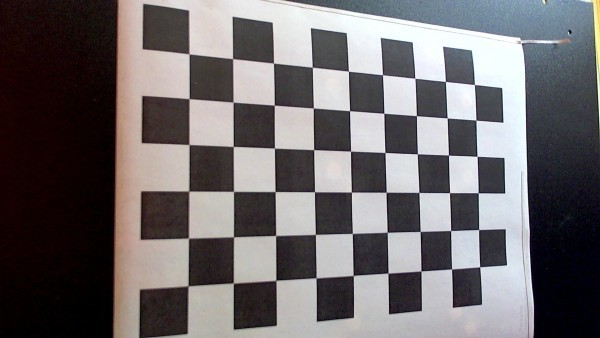
#> input picture test_img.jpg, 600 x 338 px
$ python -i abs_sobel_threshold.py   (imports and definitions only)   (older library calls are emulated)
#> lines starting #> are read from the running program, lines starting #| are printed output that depends on the picture
#> further down, picture is the input picture: shape (338, 600, 3); mean B, G, R 106.9, 105.1, 109.4
import numpy as np
import cv2
import matplotlib.pyplot as plt
import matplotlib.image as mpimg
import pickle

# [43 lines left out: functions abs_sobel_thresh, mag_thresh, not called in this run]


def dir_threshold(img, sobel_kernel=3, thresh=(0, np.pi / 2)):
    # Apply the following steps to img
    # 1) Convert to grayscale
#> called with sobel_kernel = 3, thresh = (0, 1.57)
    gray = cv2.cvtColor(img, cv2.COLOR_BGR2GRAY)
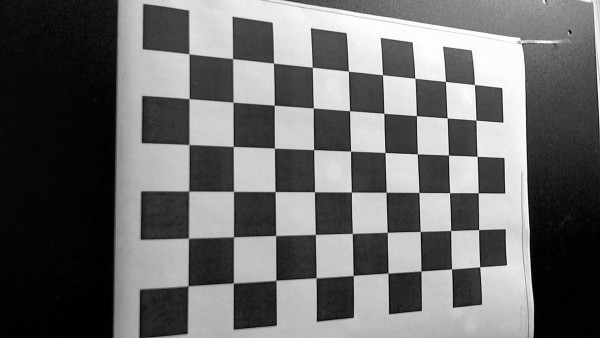
#> gray: shape (338, 600); min 0, max 255, mean 106.6
    # 2) Take the gradient in x and y separately
    sobelx = cv2.Sobel(gray, cv2.CV_64F, 1, 0, ksize=sobel_kernel)
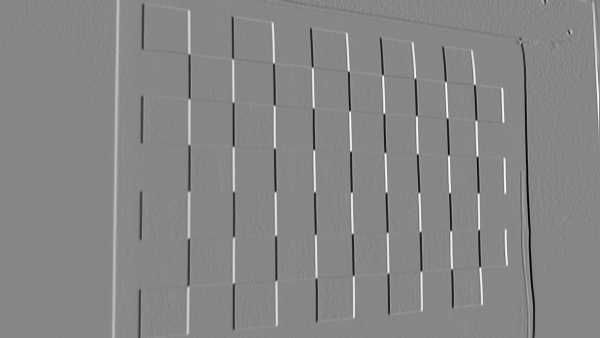
#> sobelx: shape (338, 600) float64; min -957, max 853, mean 1.1; drawn with min black and max white
    sobely = cv2.Sobel(gray, cv2.CV_64F, 0, 1, ksize=sobel_kernel)
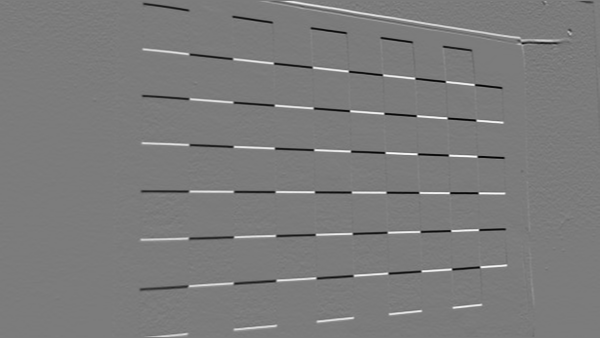
#> sobely: shape (338, 600) float64; min -752, max 793, mean -0.3; drawn with min black and max white
    # 3) Take the absolute value of the x and y gradients
    abs_sobelx = np.abs(sobelx)
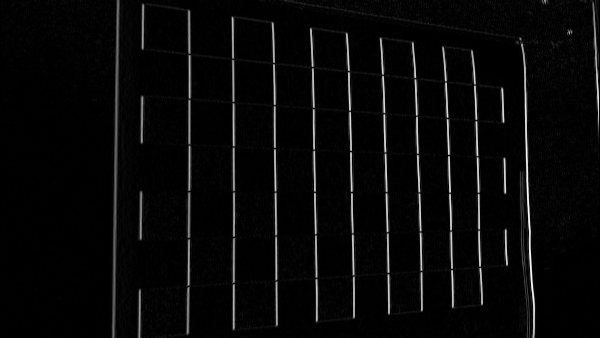
#> abs_sobelx: shape (338, 600) float64; min 0, max 957, mean 33.1; drawn with min black and max white
    abs_sobely = np.abs(sobely)
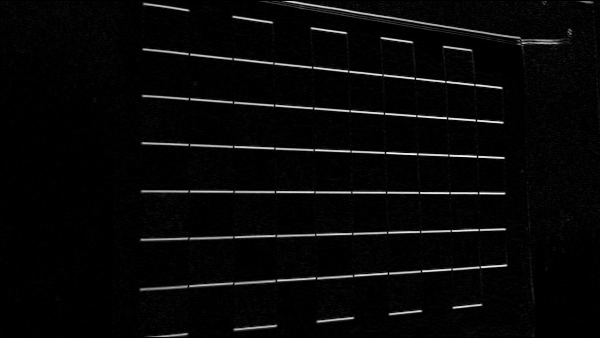
#> abs_sobely: shape (338, 600) float64; min 0, max 793, mean 24.9; drawn with min black and max white
    # 4) Calculate the direction of the gradient
    grad_direction = np.arctan2(abs_sobely, abs_sobelx)
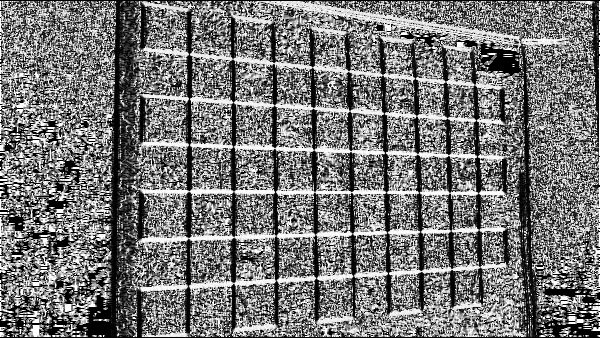
#> grad_direction: shape (338, 600) float64; min 0, max 1.57, mean 0.736; drawn with min black and max white

    # 5) Create a binary mask where direction thresholds are met
    dir_binary_output = np.zeros_like(grad_direction)
    # 6) Return this mask as your binary_output image
    dir_binary_output[(grad_direction >= thresh[0]) & (grad_direction <= thresh[1])] = 1
    return dir_binary_output


# # Read in an image and grayscale it
# image = mpimg.imread('signs_vehicles_xygrad.jpg')
#
# # Run the function
# grad_binary = abs_sobel_thresh(image, orient='x', thresh_min=20, thresh_max=100)
# # Plot the result
# f, (ax1, ax2) = plt.subplots(1, 2, figsize=(24, 9))
# f.tight_layout()
# ax1.imshow(image)
# ax1.set_title('Original Image', fontsize=50)
# ax2.imshow(grad_binary, cmap='gray')
# ax2.set_title('Thresholded Gradient', fontsize=50)
# plt.subplots_adjust(left=0., right=1, top=0.9, bottom=0.)
#
#
# # Run the function
# mag_binary = mag_thresh(image, sobel_kernel=3, mag_thresh=(30, 100))
# # Plot the result
# f, (ax1, ax2) = plt.subplots(1, 2, figsize=(24, 9))
# f.tight_layout()
# ax1.imshow(image)
# ax1.set_title('Original Image', fontsize=50)
# ax2.imshow(mag_binary, cmap='gray')
# ax2.set_title('Thresholded Magnitude', fontsize=50)
# plt.subplots_adjust(left=0., right=1, top=0.9, bottom=0.)
#
# # Run the function
# dir_binary = dir_threshold(image, sobel_kernel=9, thresh=(0.7, 1.3))  # 0.7 --> 1.3 is line angle around 45* -> -45*
# # Plot the result
# f, (ax1, ax2) = plt.subplots(1, 2, figsize=(24, 9))
# f.tight_layout()
# ax1.imshow(image)
# ax1.set_title('Original Image', fontsize=50)
# ax2.imshow(dir_binary, cmap='gray')
# ax2.set_title('Thresholded Grad. Dir.', fontsize=50)
# plt.subplots_adjust(left=0., right=1, top=0.9, bottom=0.)
#
    cv2.cvtColor(img, cv2.COLOR_RGB2GRAY)
# [18 lines of commented-out code are left out]

>>> import cv2
>>> picture = cv2.imread('../test_img.jpg')
>>> result = dir_threshold(picture)
#> result: shape (338, 600) float64; every value is 1
